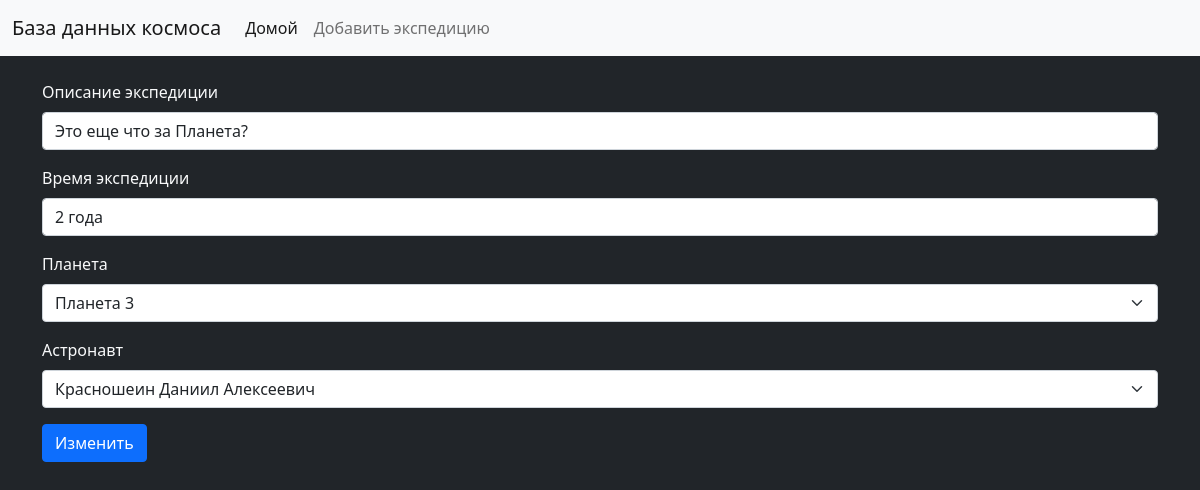
Screenshot of /3/change with the database file from the repository.
### Space/models.py (models this page shows, shortened)
class Expedition(models.Model):
    class Meta:
        verbose_name = "Экспедиция"
        verbose_name_plural = "Экспедиции"
    expeditionId = models.AutoField(verbose_name='ID экспедиции', primary_key=True, unique=True)
    report = models.CharField(verbose_name='Описание экспедиции', max_length=255)
    expedition_time = models.CharField(verbose_name='Время экспедиции', max_length=255)
    planetId = models.ForeignKey(Planet, verbose_name='ID планеты', on_delete=models.SET(-1))
    astronautId = models.ForeignKey(Astronaut, verbose_name='ID астронавта', on_delete=models.SET(-1))

class Planet(models.Model):
    class Meta:
        verbose_name = "Планета"
        verbose_name_plural = "Планеты"
    planetId = models.AutoField(verbose_name='ID планеты', primary_key=True, unique=True)
    name = models.CharField(verbose_name='Название планеты', max_length=255)
    number_of_satellites = models.IntegerField(verbose_name='Количество спутников')
    def __str__(self):
        return str(self.name)

class Astronaut(models.Model):
    class Meta:
        verbose_name = "Астронавт"
        verbose_name_plural = "Астронавты"
    astronautId = models.AutoField(verbose_name='ID астронавта', primary_key=True, unique=True)
    fio = models.CharField(verbose_name='ФИО астронавта', max_length=255)
    age = models.IntegerField(verbose_name='Возраст астронавта')
    number_of_flights = models.IntegerField(verbose_name='Количество полётов астронавта')
    def __str__(self):
        return str(self.fio)

### Space/views.py (the view)
# urls.py: path('<int:pk>/change', views.ExpeditionChange.as_view(), name='change')
class ExpeditionChange(UpdateView):
    model = Expedition
    template_name = 'Space/change.html'
    form_class = ExpeditionForm

### Space/forms.py
class ExpeditionForm(ModelForm):
    class Meta:
        planets = Planet.objects.all()
        astronauts = Astronaut.objects.all()
        model = Expedition
        fields = ['expedition_time', 'report', 'planetId', 'astronautId']
        widgets = {
            'expedition_time': TextInput(attrs={
                'class': 'form-control'
            }),
            'report': TextInput(attrs={
                'class': 'form-control'
            }),
            'planetId': Select(choices=planets, attrs={
                'class': 'form-select',
            }),
            'astronautId': Select(choices=astronauts, attrs={
                'class': 'form-select'
            })
        }

### Space/templates/Space/change.html (shortened to what this page needs)
{% extends 'Space/base.html' %}
{% block content %}
<form method="post" class="container text-light mt-4">
    <div class="mb-3">
        <label class="form-label">Описание экспедиции</label>
        {{ form.report }}
    </div>
    <div class="mb-3">
        <label class="form-label">Время экспедиции</label>
        {{ form.expedition_time }}
    </div>
     <div class="mb-3">
        <label class="form-label ">Планета</label>
         {{ form.planetId }}
    </div>
   <div class="mb-3">
        <label class="form-label ">Астронавт</label>
         {{ form.astronautId }}
    </div>
    <button type="submit" class="btn btn-primary">Изменить</button>
</form>
{% endblock %}

### rows the page displays
Expedition: report "Это еще что за Планета?", expedition_time "2 года"
Planet: planetId "Планета 3"
Astronaut: astronautId "Красношеин Даниил Алексеевич"
